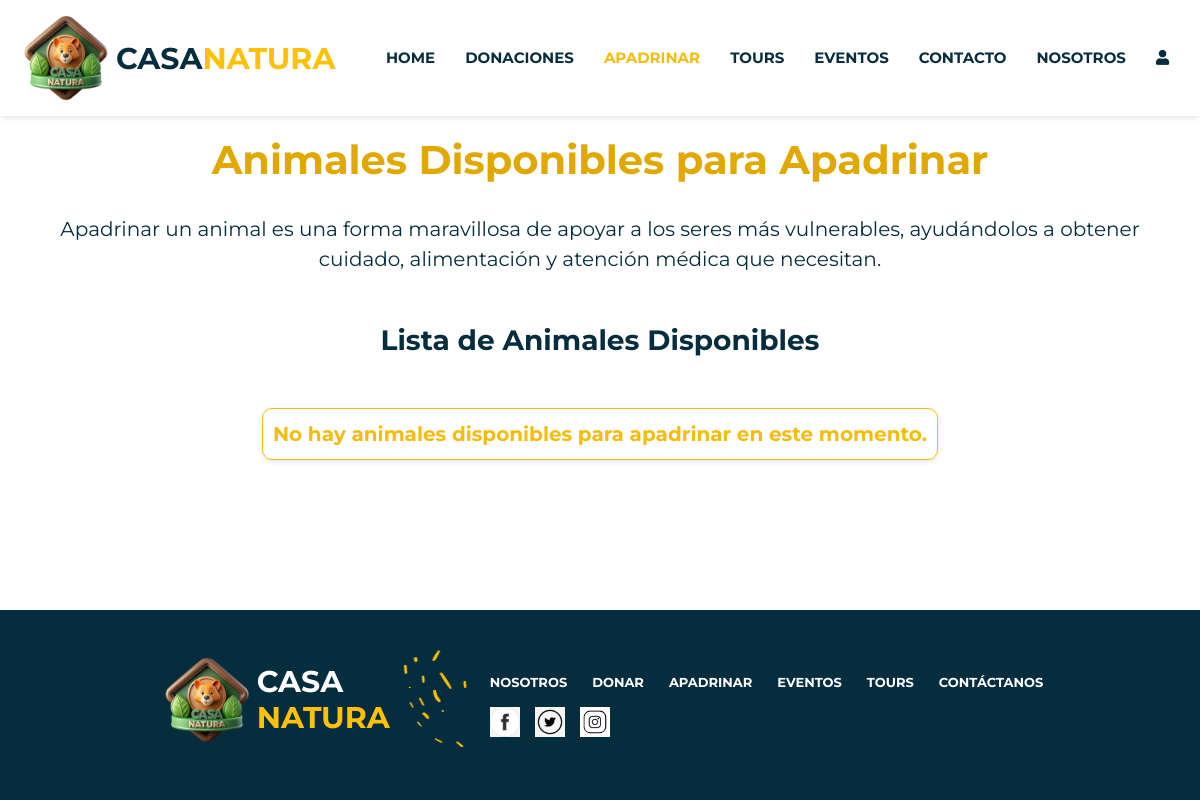
Before: /listadoAnimalesDisponibles.php with the older database file.
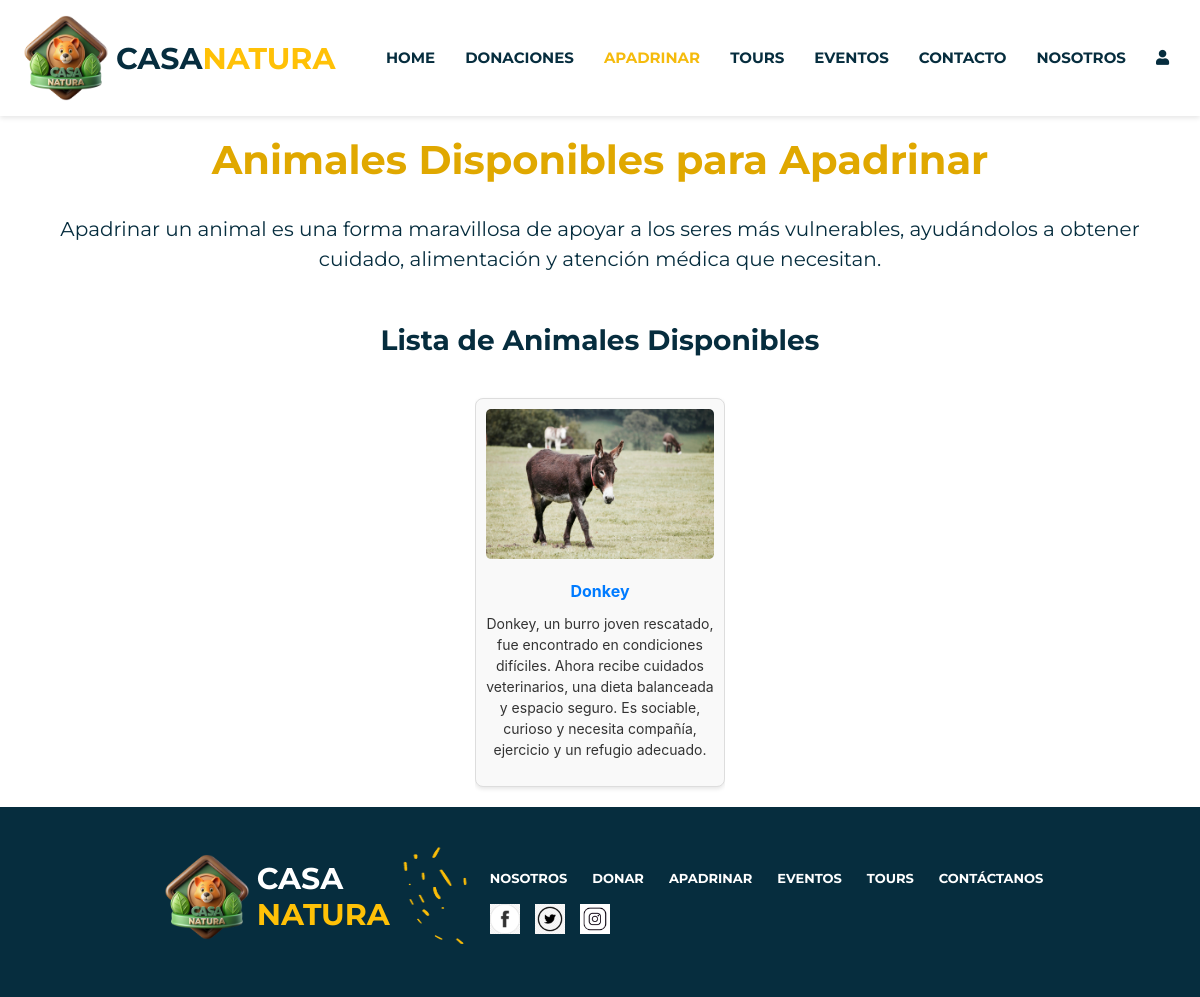
After: the same page with the newer database file.
### tables this page shows
CREATE TABLE `animal` (
  `ID_Animal` int(10) NOT NULL,
  `Nombre` varchar(30) NOT NULL,
  `Raza` varchar(30) NOT NULL,
  `Especie` varchar(30) NOT NULL,
  `Fecha_Ingreso` date NOT NULL,
  `Estado_Salud` varchar(20) NOT NULL,
  `Fecha_Nacimiento` date NOT NULL,
  `Apadrinado` tinyint(1) NOT NULL,
  `Imagen` varchar(255) NOT NULL,
  `Historia` varchar(255) NOT NULL,
  `Necesidades` varchar(255) NOT NULL
);

### listadoAnimalesDisponibles.php (the view, shortened to what this page needs)
<!DOCTYPE html>
<html lang="en">
<head>
    <link href="https://cdnjs.cloudflare.com/ajax/libs/font-awesome/5.15.4/css/all.min.css" rel="stylesheet">
    <link rel="stylesheet" href="./css/style.css" >
    <link rel="stylesheet" href="https://cdn.jsdelivr.net/npm/bootstrap@4.3.1/dist/css/bootstrap.min.css">
</head>
    <body>
        <nav>
            <?php
                include("fragmentos.php");
                echo $navbar;
            ?>
        </nav>
<main>
    <div class="container">
        <h1 class="animales-apadrinar-title">Animales Disponibles para Apadrinar</h1>
        <p class="animales-apadrinar-subtitle">Apadrinar un animal es una forma maravillosa de apoyar a los seres más vulnerables, ayudándolos a obtener cuidado, alimentación y atención médica que necesitan.</p>
        <h3 class="animales-apadrinar-list-title">Lista de Animales Disponibles</h3>
        <div class="animal-grid">
            <?php
                include 'actions/conexion.php';
                try {
                    $sql = "SELECT a.ID_Animal, a.Nombre, a.Imagen, a.Historia, a.Especie, a.Raza, a.Fecha_Nacimiento
                    FROM animal a
                    WHERE Apadrinado=0";
                    $result = $conn->query($sql);
                    if ($result->num_rows > 0) {
                        while ($animal = $result->fetch_assoc()) {
                            echo '<div class="animal-card">';
                            echo '<img class="imagenAnimal" src="./actions/'.$animal['Imagen'].'">';
                            echo '<a href="vistaDetalleAnimal.php?id=' . $animal['ID_Animal'] . '">' . htmlspecialchars($animal['Nombre']) . '</a>';
                            echo '<p> '.$animal['Historia'].'</p>';
                            echo '</div>';
                        }
                    } else {
                        echo '<p class="mensajeAnimalesApadrinar">No hay animales disponibles para apadrinar en este momento.</p>';
                    }
                } catch (PDOException $e) {
                    echo "<p>Error al cargar los animales: " . htmlspecialchars($e->getMessage()) . "</p>";
                }
            ?>
        </div>
    </div>
</main>
    <footer>
        <?php
         include "fragmentos.php";
         echo $footer;
         ?>
    </footer>
</body>
</html>

Changed rows visible on the page:
now on this page (row edited): animal: Imagen (picture), Nombre "Donkey", Historia "Donkey, un burro joven rescatado, fue encontrado en condiciones difíciles. Ahora recibe cuidados veterinarios, una dieta balanceada y espacio seguro. Es sociable, curioso y necesita compañía, ejercicio y un refugio adecuado."
Other visible differences:
text no longer shown: "No hay animales disponibles para apadrinar en este momento."
